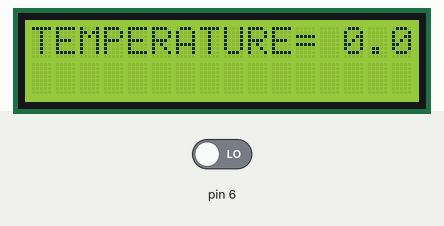
A sketch run on a simulated Arduino Uno, built with avr-gcc and run on an emulated ATmega328P. Parts: 16×2 character LCD. The test bench sets the inputs (shaded band); at power-on: pin 6 LOW.

Above: at 1.2 s.
1.3 s: pin 6 driven HIGH
At 2.6 s:
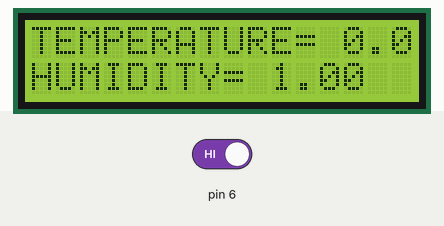
5.3 s: pin 6 driven LOW
At 7.0 s:
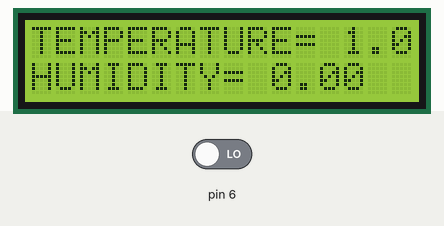
Timing chart, 0 to 8.5 s (numbered marks = the images above; inputs shaded):
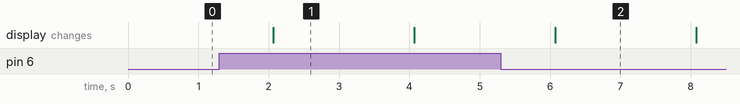

Measured:
- after the input at 1.3 s, the display: changes after 0.77 s (image 1)
- after the input at 5.3 s, the display: changes after 0.77 s (image 2)
- what the display in image 1 shows lasts 2.0 s, from 2.1 s to 4.1 s

The sketch:

TEmperature_Display.ino
```cpp
#include<LiquidCrystal.h>
LiquidCrystal lcd(12,11,5,4,3,2);
void setup() {
  // put your setup code here, to run once:
lcd.begin(16,2);
pinMode(6,INPUT);
}
float temp1=0;
float humid1=0;
float temp=0;
float humid=0;
int sw1=1;
void loop() {
  // put your main code here, to run repeatedly:
temp=digitalRead(6);
humid=digitalRead(6);
temp1=temp;
humid1=humid;
if(sw1==1){
if(temp1==temp){
  lcd.setCursor(0,0);
  lcd.print("TEMPERATURE=");
  lcd.setCursor(13,0);
  lcd.print(temp);
  delay(2000);
  sw1=2;
}else{
  lcd.clear();
  lcd.setCursor(0,0);
  lcd.print("TEMPERATURE=");
  lcd.setCursor(13,0);
  lcd.print(temp1);
  delay(2000);
  sw1=2;
}
}else if(sw1==2){
if(humid1==humid){
  lcd.setCursor(0,1);
  lcd.print("HUMIDITY=");
  lcd.setCursor(10,1);
  lcd.print(humid);
  delay(2000);
  sw1=1;
}else{
  lcd.clear();
  lcd.setCursor(0,1);
  lcd.print("HUMIDITY=");
  lcd.setCursor(10,1);
  lcd.print(humid1);
  delay(2000);
  sw1=1;
}
}
}
```
